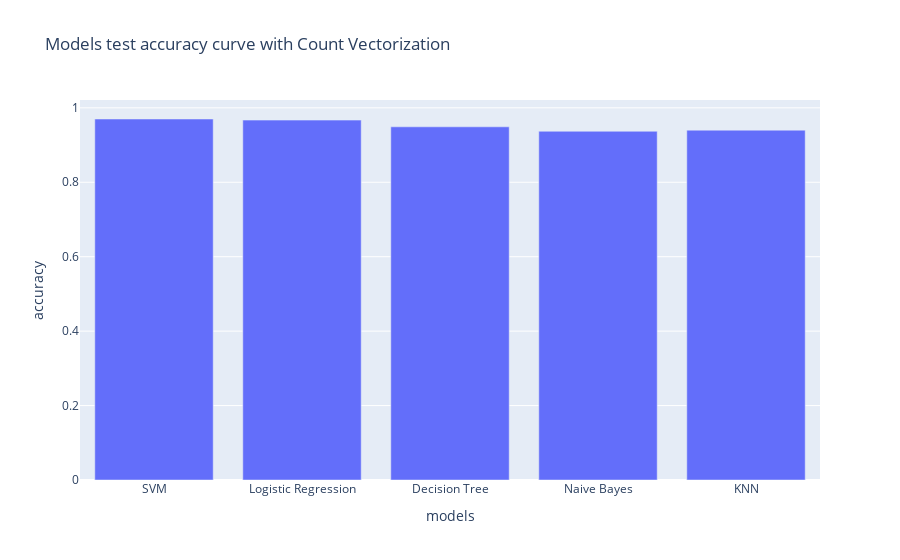

Notebook code for this chart:
### Code cell
px.bar(x=y_data,y=x_data,title="Models test accuracy curve with Count Vectorization",labels={'x':'models','y':'accuracy'})

### Figure 1 — Plotly figure (JSON) as saved in the notebook; plotly's stock layout.template omitted (floating-point values rounded to 4 significant figures)
{"data": [{"alignmentgroup": "True", "hovertemplate": "models=%{x}<br>accuracy=%{y}<extra></extra>", "legendgroup": "", "marker": {"color": "#636efa", "pattern": {"shape": ""}}, "name": "", "offsetgroup": "", "orientation": "v", "showlegend": false, "textposition": "auto", "type": "bar", "x": ["SVM", "Logistic Regression", "Decision Tree", "Naive Bayes", "KNN"], "xaxis": "x", "y": [0.97, 0.967, 0.949, 0.937, 0.94], "yaxis": "y"}], "layout": {"barmode": "relative", "legend": {"tracegroupgap": 0}, "title": {"text": "Models test accuracy curve with Count Vectorization"}, "xaxis": {"anchor": "y", "domain": [0, 1], "title": {"text": "models"}}, "yaxis": {"anchor": "x", "domain": [0, 1], "title": {"text": "accuracy"}}}}
